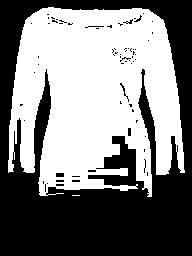
#> input picture convert/edge/000157_1.jpg, 192 x 256 px, given as the content of the folder Project/AI/DeepFashion_Try_On/Data_preprocessing/train_color, which was not available
$ python edge.py
#> lines starting #> are read from the running program, lines starting #| are printed output that depends on the picture; after the words box and inside, x2 and y2 are one past the last pixel; in counts of white or black regions, pixels touching at a corner belong together
import os
import cv2
from PIL import Image
root_dir = '/home/dung/Project/AI/DeepFashion_Try_On/Data_preprocessing/train_color'
sub_dir = '/home/dung/Project/AI/tryon/convert/edge'
folder = os.listdir(root_dir)
for i, f in enumerate(folder):
    img = cv2.imread('{}/{}'.format(root_dir, f), 0)
#> img is the input picture: shape (256, 192); min 0, max 255, mean 127.5
    ret, img = cv2.threshold(img, 240, 255, cv2.THRESH_BINARY)
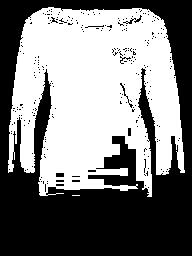
#> img: shape (256, 192); 49.4% white; 2 white regions (1 under 20 px), largest, box (x1, y1, x2, y2) and area: (8, 7, 185, 197) 24287
    img = Image.fromarray(img)
    img.save('{}/{}'.format(sub_dir, f))

$ run again, on convert/edge/001155_1.jpg
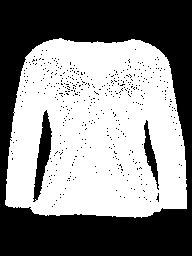
#> input picture convert/edge/001155_1.jpg, 192 x 256 px, given as the content of the folder Project/AI/DeepFashion_Try_On/Data_preprocessing/train_color, which was not available
#> img is the input picture: shape (256, 192); min 0, max 255, mean 136.9
#> `ret, img = cv2.threshold(img, 240, 255, cv2.THRESH_BINARY)`:
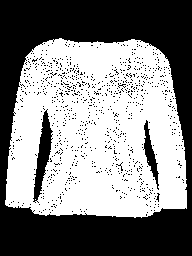
#> img: shape (256, 192); 52.2% white; 878 black regions (875 under 20 px), largest, box (x1, y1, x2, y2) and area: (0, 0, 192, 256) 20953, (33, 109, 53, 203) 782, (143, 120, 159, 190) 381

$ run again, on convert/edge/001207_1.jpg
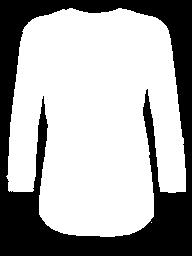
#> input picture convert/edge/001207_1.jpg, 192 x 256 px, given as the content of the folder Project/AI/DeepFashion_Try_On/Data_preprocessing/train_color, which was not available
#> img is the input picture: shape (256, 192); min 0, max 255, mean 169
#> `ret, img = cv2.threshold(img, 240, 255, cv2.THRESH_BINARY)`:
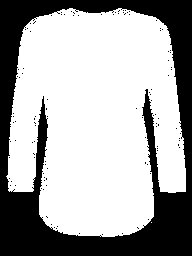
#> img: shape (256, 192); 65.8% white; 109 black regions (108 under 20 px), largest, box (x1, y1, x2, y2) and area: (0, 0, 192, 256) 16696

$ run again, on convert/edge/001220_1.jpg
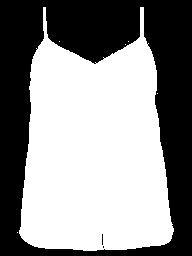
#> input picture convert/edge/001220_1.jpg, 192 x 256 px, given as the content of the folder Project/AI/DeepFashion_Try_On/Data_preprocessing/train_color, which was not available
#> img is the input picture: shape (256, 192); min 0, max 255, mean 141.4
#> `ret, img = cv2.threshold(img, 240, 255, cv2.THRESH_BINARY)`:
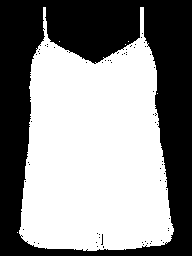
#> img: shape (256, 192); 55.1% white; 68 black regions (67 under 20 px), largest, box (x1, y1, x2, y2) and area: (0, 0, 192, 256) 21970
